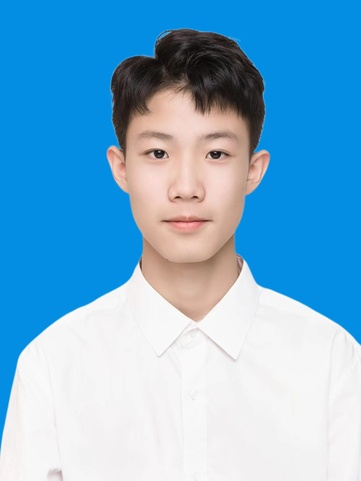
#> input picture input/example.jpg, 361 x 481 px, shrunk from 1440 x 1920 before the run; its folder holds 4 pictures in this run
$ python face_crop.py
#> lines starting #> are read from the running program, lines starting #| are printed output that depends on the picture
#!/usr/bin/env python3
# -*- coding: utf-8 -*-
"""
Crop out the face
"""

import os
from math import floor
import cv2

INPUT_DIR = 'input'
OUTPUT_DIR = 'raw_input'
face_casc = cv2.CascadeClassifier('cascades/haarcascade_frontalface_default.xml')


def crop(image, rect, dev=False):
    """Crop an image (img) from rect, returns the result image"""
    xb, yb, w, h = rect
    xe = xb + w
    ye = yb + h
    if dev:
        dev = floor(0.075 * ((w * h) ** 0.5))
        ye += dev
    return image[yb: ye, xb: xe]


if __name__ == '__main__':
    os.mkdir('raw_input')
    os.mkdir('standard_input')
    os.mkdir('output')
    for file in os.listdir(INPUT_DIR):
        img = cv2.imread(os.path.join(INPUT_DIR, file))
#> img is the input picture: shape (481, 361, 3); mean B, G, R 212.7, 176.5, 119.5
        face_rect = face_casc.detectMultiScale(
            img,
            scaleFactor=1.1,
            minNeighbors=10,
            flags=cv2.CASCADE_SCALE_IMAGE
        )
#> face_rect = [[106, 92, 162, 162]]
        img = crop(img, face_rect[0], True)
#> in crop, `xb, yb, w, h = rect`: xb = 106; yb = 92; w = 162
#> in crop, `xe = xb + w`: xe = 268
#> in crop, `ye = yb + h`: ye = 254
#> in crop, `dev = floor(0.075 * ((w * h) ** 0.5))`: dev = 12
#> in crop, `ye += dev`: ye = 266
#> in crop, `return image[yb: ye, xb: xe]`:
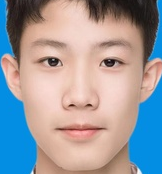
#> returned value: shape (174, 162, 3); mean of channels 0, 1, 2 158.9, 153.9, 154.8; drawn as B, G, R
        cv2.imwrite(os.path.join(OUTPUT_DIR, file), img)
#> pass 2 of the loop `for file in os.listdir(INPUT_DIR):`:
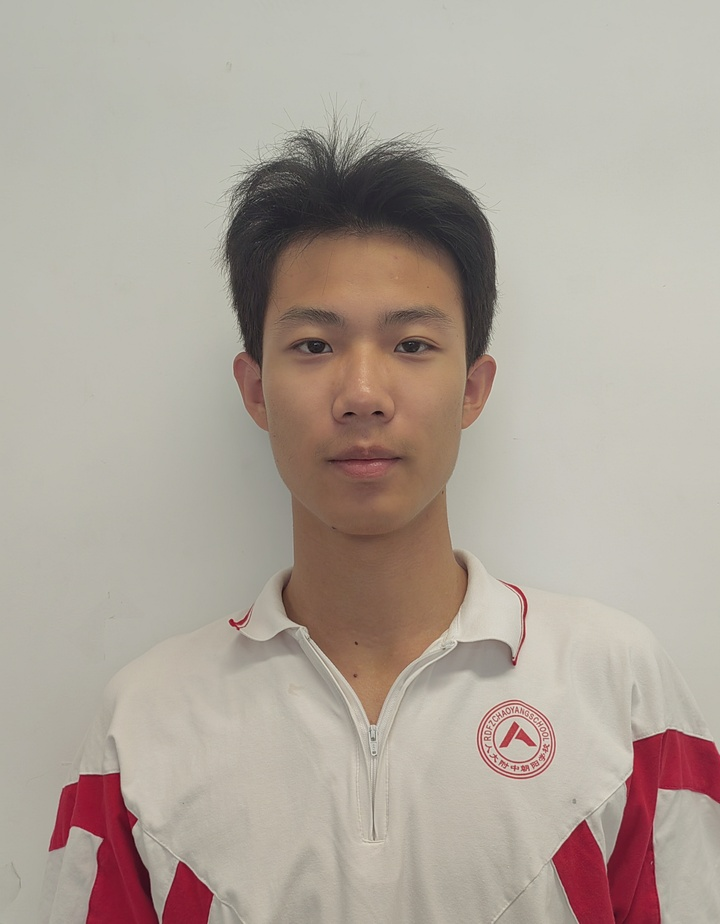
#> input picture input/face1.jpg, 720 x 924 px, shrunk from 2872 x 3688 before the run
#> img is the input picture: shape (924, 720, 3); mean B, G, R 154.5, 164.3, 175.2
#> face_rect = [[220, 229, 283, 283]]
#> xb = 220; yb = 229; w = 283
#> xe = 503
#> in crop (call 2), `ye = yb + h`: ye = 512
#> dev = 21
#> in crop (call 2), `ye += dev`: ye = 533
#> in crop (call 2), `return image[yb: ye, xb: xe]`:
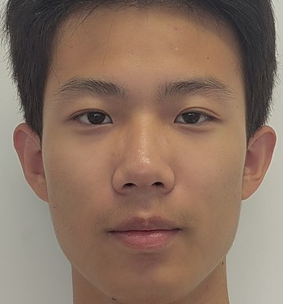
#> returned value: shape (304, 283, 3); mean of channels 0, 1, 2 97.7, 113.7, 138.7; drawn as B, G, R
#> pass 3 of the loop `for file in os.listdir(INPUT_DIR):`:
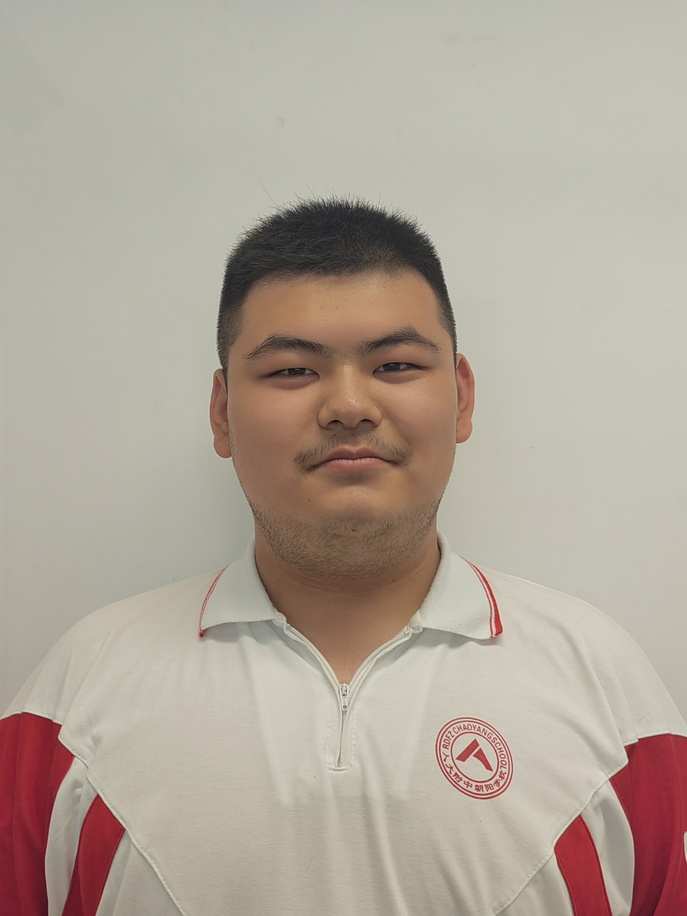
#> input picture input/face2.jpg, 687 x 916 px, shrunk from 2741 x 3655 before the run
#> img is the input picture: shape (916, 687, 3); mean B, G, R 153.1, 165.4, 176.8
#> face_rect = [[209, 260, 271, 271]]
#> xb = 209; yb = 260; w = 271
#> xe = 480
#> in crop (call 3), `ye = yb + h`: ye = 531
#> dev = 20
#> in crop (call 3), `ye += dev`: ye = 551
#> in crop (call 3), `return image[yb: ye, xb: xe]`:
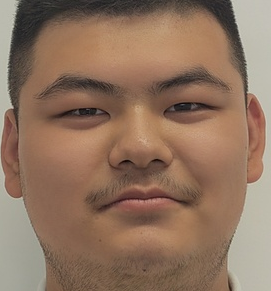
#> returned value: shape (291, 271, 3); mean of channels 0, 1, 2 95.2, 115.1, 143.7; drawn as B, G, R
#> the loop made 4 passes; the first 3 are shown
